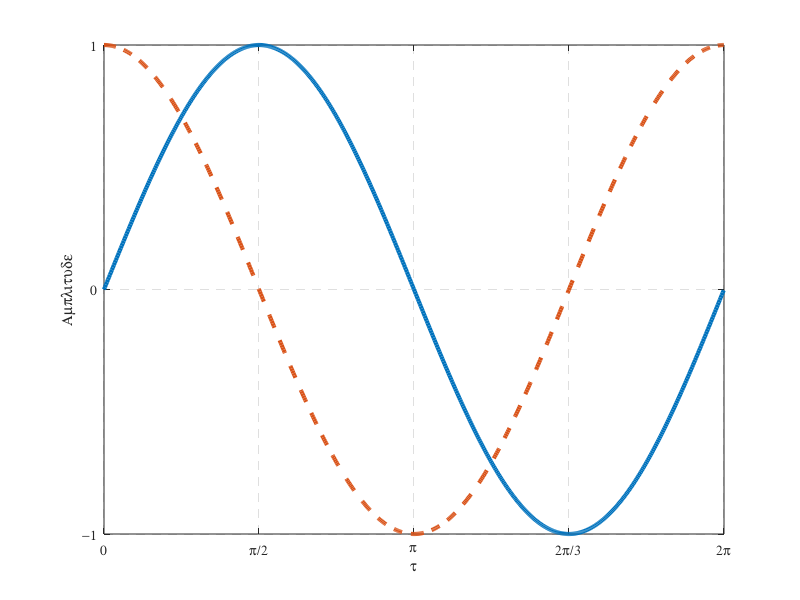

This chart was generated by the following MATLAB code:
t = 0:0.01:2*pi; x = sin(t); y = cos(t);    % Create data.
figure;
line_handle = plot(t,x,t,y); % Plot returns handles of the lineseries.
grid on;   % Show grid.
xlabel('t'); ylabel('Amplitude');
% Set the line width of sin.
set(line_handle(1), 'LineWidth', 3);    
% Set the line width and style of cosine.
set(line_handle(2), 'LineWidth',3,'LineStyle', '--');
% Set the properties of the current axis.
set(gca,...    % gca means get current axis handle.
    'GridLineStyle', '--',...  % Change the grid style.
    'YTick', -1:1,...          % Set the tick values manually.
    'XTick', 0:pi/2:2*pi,...
    'FontName', 'Symbol',...   % Change the font to Symbol to display pi.
    'XTickLabel',{'0','p/2','p','2p/3','2p'},... 
    'XLim', [0 2*pi],...       % Set the range of the plot.
    'YLim', [-1 1]);